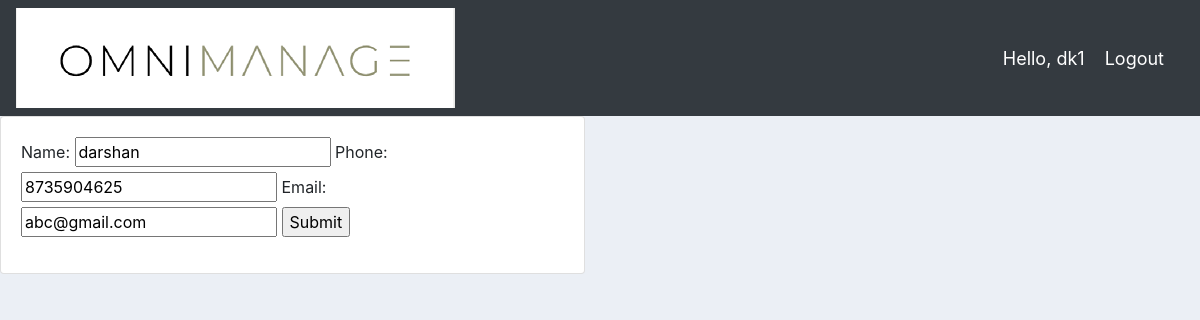
Page /update_customer/1/ (signed in) on the committed database.
### accounts/models.py (models this page shows, shortened)
class Customer(models.Model):
    user=models.OneToOneField(User,null=True,on_delete=models.CASCADE)
    name=models.CharField(max_length=200,null=True)
    phone=models.CharField(max_length=10,null=True)
    email=models.CharField(max_length=200,null=True)
    date_created=models.DateTimeField(auto_now_add=True,null=True)

### accounts/decorators.py (the view)
        def wrapper_func(request,*args,**kwargs):
            group=None
            if request.user.groups.exists():
                group=request.user.groups.all()[0].name
            if group in allowed_roles:
                return view_func(request,*args,**kwargs)
            else:
                return HttpResponse('you are not authorized to access this page')

### accounts/forms.py
class UpdateCustomerForm(ModelForm):
    class Meta:
        model=Customer
        fields=['name','phone','email']

### accounts/views.py (called while the page is built)
@login_required(login_url='login')
@allowed_users(allowed_roles=['admin','manager','staff'])
def updateCustomer(request,pk):
    customer=Customer.objects.get(id=pk)
    form=UpdateCustomerForm(instance=customer)
    if(request.method=='POST'):
        form=UpdateCustomerForm(request.POST,instance=customer)
        if form.is_valid():
            form.save()
            return redirect('/')
    context={'form':form}
    return render(request,'accounts/update_customer.html',context)

### accounts/templates/accounts/update_customer.html (shortened to what this page needs)
{% extends 'accounts/main.html' %}
{% load static %}
{% block content %}
<div class="row">
    <div class="col-md-6">
        <div class="card card-body">
            <form action="" method="POST">
                {{form}}
                <input type="submit" name="Submit">
            </form>
        </div>
    </div>
</div>
{% endblock %}

### accounts/templates/accounts/navbar.html (shortened to what this page needs)
{% load static %}
<nav class="navbar navbar-expand-lg navbar-dark bg-dark">
    <img src="{% static 'images/logo.png' %}">
    <span class="hello-msg">Hello, {{request.user}}</span>
    <span><a class="hello-msg" href="{% url 'logout' %}">Logout</a></span>
  </nav>

### static/css/main.css (style rules this page uses)
body { background-color: #ebeff5; }

### accounts/templates/accounts/navbar.html (style rules this page uses)
.hello-msg { font-size: 18px; color: #fff; margin-right: 20px; }

### rows in the picture
Customer: name "darshan", phone "8735904625", email "abc@gmail.com"

### other values in the picture
{{ request.user }} "dk1"
